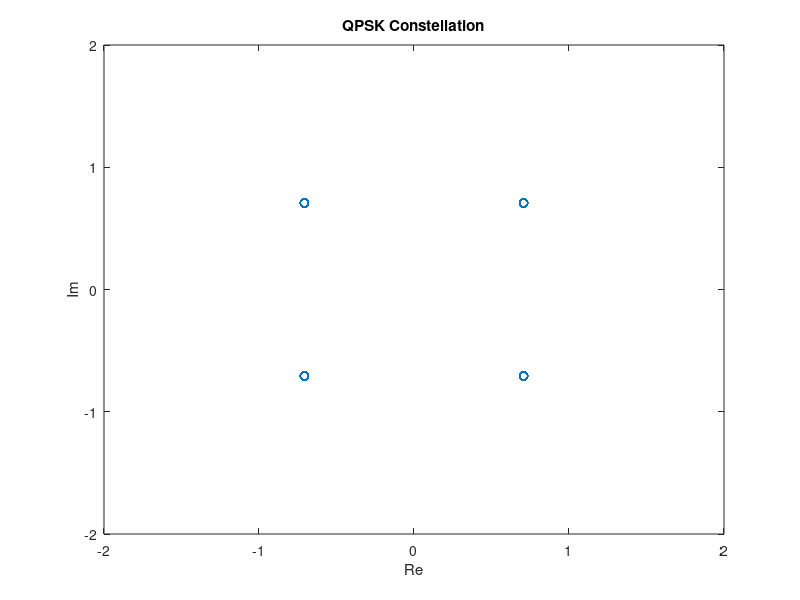
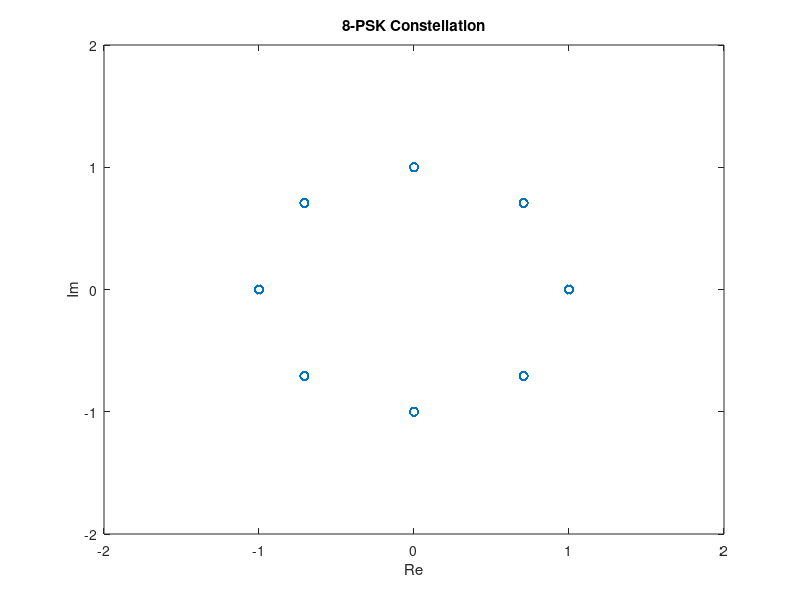
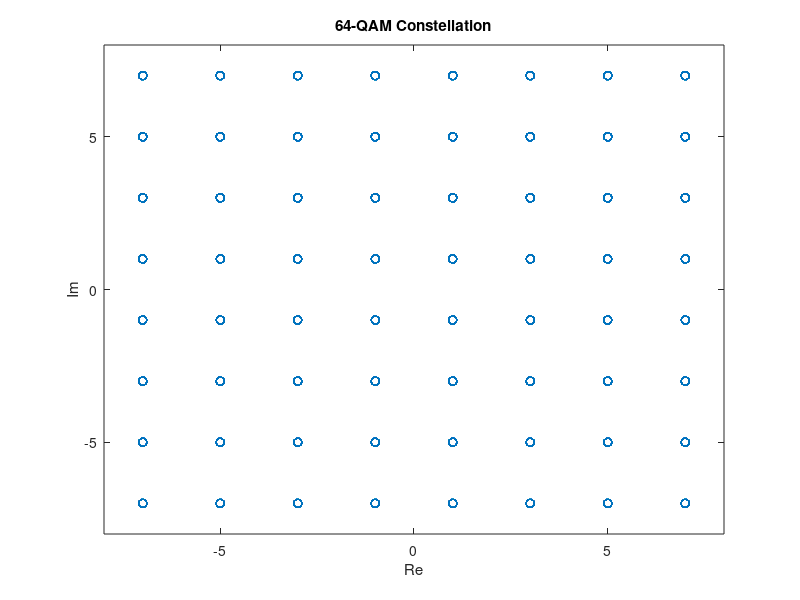
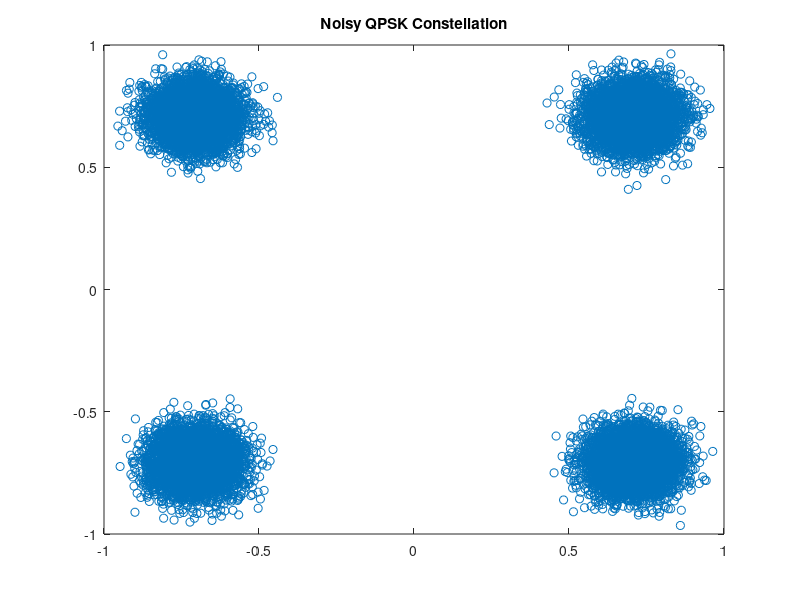

The MATLAB script that drew these images, in order:
clear all 
close all
clc

%----------------------------------------------------%
% 2.1 The symbol constellation and a symbol sequence %
%----------------------------------------------------%
% QPSK is a special case of M-PSK (for M = 4).
% In M-PSK, the constellation points are located
% at regular angular intervals on the unit circle.
const_qpsk = exp(1j*[pi/4 3*pi/4 5*pi/4 7*pi/4]).'; % QPSK alphabet.
qpsk = const_qpsk(randi(4,20000,1)); % QPSK symbol sequence.

% Plot the QPSK (4-PSK) constellation.
figure
plot(qpsk,'o');
xlabel('Re');
ylabel('Im');
title('QPSK Constellation')
axis([-2 2 -2 2]); % scale the axis of the figure.

% (Q18) Also generate an 8-PSK symbol stream and plot the constellation.
% 8-PSK alphabet.
const_8psk = exp(1j*[0 pi/4 pi/2 3*pi/4 pi 5*pi/4 3*pi/2 7*pi/4]).'; 
psk8 = const_8psk(randi(8,20000,1)); % 8-PSK symbol sequence.

% Plot the 8-PSK constellation.
figure
plot(psk8,'o');
xlabel('Re');
ylabel('Im');
title('8-PSK Constellation')
axis([-2 2 -2 2]); % scale the axis of the figure.

aqam = [-7 -5 -3 -1 1 3 5 7];
A = repmat(aqam,8,1);
B = flipud(A') ;
const_qam = A+1j*B; % 8x8-matrix with constellation points.
const_qam = const_qam(:); % column-vector with 64-QAM alphabet.
qam = const_qam(randi(64,20000,1)); % 64-QAM symbol sequence.

% plot the constellation.
figure
plot(qam,'o');
axis([-8 8 -8 8]); % Scale the axis of the figure.
xlabel('Re');
ylabel('Im');
title('64-QAM Constellation')

%--------------------------------%
% 2.2 Adding Noise to the Signal %
%--------------------------------%
n = randn(size(qam))+1j*randn(size(qam)); % randn generates Gaussian noise.
svqpsk = std(qpsk)^2; % QPSK signal variance (power).
svqam = std(qam)^2; % QAM signal variance (power).
nv = std(n)^2; % noise variance (power).

SNR = 20; % TargetSNR=20dB

% add noise to signal.
p1 = std(qpsk)/(std(n)*10^(SNR/20)); % proper constant p.
snqpsk = qpsk+n*p1; % add noise to signal.

% plot noisy constellation.
figure
plot(snqpsk,'o');
title('Noisy QPSK Constellation')

% add noise to signal.
p2 = std(qam)/(std(n)*10^(SNR/20)); % proper constant p.
snqam = qam+n*p2; 

% plot noisy constellation.
figure
plot(snqam,'o');
title('Noisy 64-QAM Constellation')

%---------------------------------------------------%
% 2.3 Signal Detection (symbol by symbol detection) %
%---------------------------------------------------%
%------%
% QPSK %
%------%
% 4x20000-matrix, each line contains the same sn-vector.
sn_block = repmat(snqpsk,1,4).';

% 4x20000-matrix, where each column contains const.
const_block = repmat(const_qpsk,1,20000);

% 4x20000-matrix, whose every column contains the received symbol
% distances to all possible symbol constellation points.
distance = abs(sn_block-const_block); 

% returns the minimum distance y and the corresponding
% constellation index ind_1. Both vectors have the size of 1x20000.
[~,ind_1] = min(distance); 

% using vector ind_1, we can determine the detected symbol vector.
qpsk_det = const_qpsk(ind_1);

%-----%
% QAM %
%-----%
% 64x20000-matrix, each line contains the same sn-vector.
sn_block = repmat(snqam,1,64).';

% 64x20000-matrix, where each column contains the const.
const_block = repmat(const_qam,1,20000);

% 64x20000-matrix, whose every column contains the received symbol 
% distances to all possible symbol constellation points.
distance = abs(sn_block-const_block);

% returns the minimum distance y and the corresponding
% constellation index ind_2. Both vectors have the size of 1x20000.
[y,ind_2] = min(distance); 

% using vector ind_2, we can determine the detected symbol vector.
qam_det = const_qam(ind_2); 


%---------------------------------%
% 2.4 The symbol-error rate (SER) %
%---------------------------------%
% minimum distance d for our QPSK constellation.
d = sqrt(2);

% sigma is the deviation of noise (real or imaginary part).
sigma = std(real(n*p1));

Q = 0.5*erfc(d/(sqrt(2)*2*sigma));

% theoretical symbol error rate.
ser_theo = 2*Q - Q^2

% Comparison returns 0 (false) or 1 (true)
nr_of_errors = sum(qpsk~=qpsk_det);

% simulated symbol error rate.
ser_simu = nr_of_errors/20000

d = 2; % minimum distance d for our QAM alphabet

% sigma is the deviation of noise real or imaginary part
sigma = std(real(n*p2));
Q = 0.5*erfc(d/(sqrt(2)*2*sigma));

nr_of_errors = sum(qam~=qam_det);
ser_simu = nr_of_errors/20000 % simulated symbol error rate
ser_theo = 3.5*Q - 3.0625*Q^2 % theoretical symbol error rate